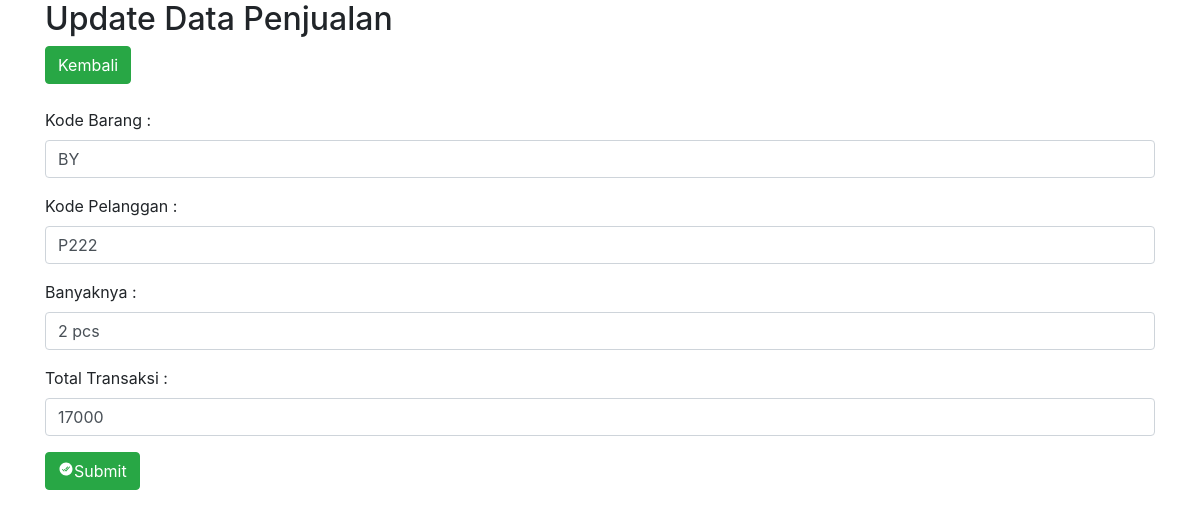
The page /penjualan/update.php?kode_penjualan=KP001 on the database its author committed.
### tables this page shows
CREATE TABLE `penjualan` (
  `kode_penjualan` varchar(10) NOT NULL,
  `kode_barang` varchar(10) NOT NULL,
  `kode_pelanggan` varchar(5) NOT NULL,
  `banyaknya` varchar(10) NOT NULL,
  `total_transaksi` int(25) NOT NULL
);

### penjualan/update.php (the view, shortened to what this page needs)
<!DOCTYPE html>
<html>
<head>
    <link rel="stylesheet" href="../bootstrap/css/bootstrap.min.css">
</head>
<body>
<div class="container">
    <?php
    include "../koneksi.php";
    function input($data) {
        $data = trim($data);
        $data = stripslashes($data);
        $data = htmlspecialchars($data);
        return $data;
    }
    if (isset($_GET['kode_penjualan'])) {
        $kode_penjualan=input($_GET['kode_penjualan']);
        $sql="SELECT * FROM penjualan WHERE kode_penjualan='$kode_penjualan'";
        $hasil=mysqli_query($kon,$sql);
        $data = mysqli_fetch_array($hasil);
    }
    ?>
    <h2>Update Data Penjualan</h2>
    <a href="../penjualan/index.php" class="btn btn-success">Kembali</a><br><br>
    <form action="<?php echo htmlspecialchars($_SERVER["PHP_SELF"]);?>" method="post">
        <div class="form-group">
            <label>Kode Barang :</label>
            <input type="text" name="kode_barang" class="form-control" value="<?php echo $data['kode_barang']; ?>" placeholder="Masukan Kode Barang" required />
        </div>
        <div class="form-group">
            <label>Kode Pelanggan :</label>
            <input type="text" name="kode_pelanggan" class="form-control" value="<?php echo $data['kode_pelanggan']; ?>" placeholder="Masukan Kode Pelanggan" required />
        </div>
        <div class="form-group">
            <label>Banyaknya :</label>
            <input type="text" name="banyaknya" class="form-control" value="<?php echo $data['banyaknya']; ?>" placeholder="Masukan Jumlah Barang" required />
        </div>
        <div class="form-group">
            <label>Total Transaksi :</label>
            <input type="text" name="total_transaksi" class="form-control" value="<?php echo $data['total_transaksi']; ?>" placeholder="Masukan Total Transaksi" required />
        </div>
        <button type="submit" name="submit" class="btn btn-success">
            <ion-icon name="checkmark-done-circle"></ion-icon>Submit
        </button>
    </form>
</div>
</body>
</html>

### rows shown on the page
penjualan: kode_barang "BY", kode_pelanggan "P222", banyaknya "2 pcs", total_transaksi "17000"
